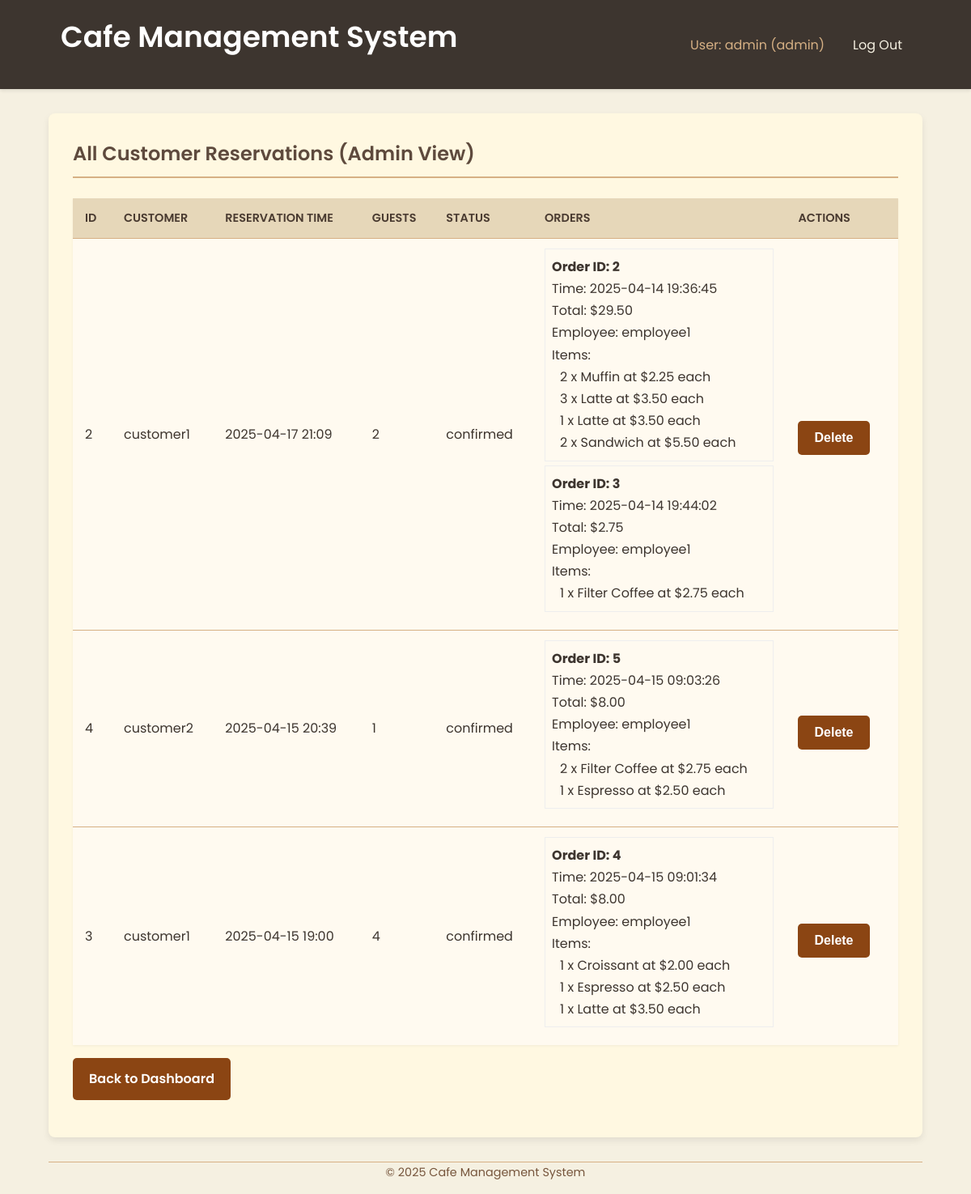
/admin/reservations (signed in), run on an earlier commit of the app's database.
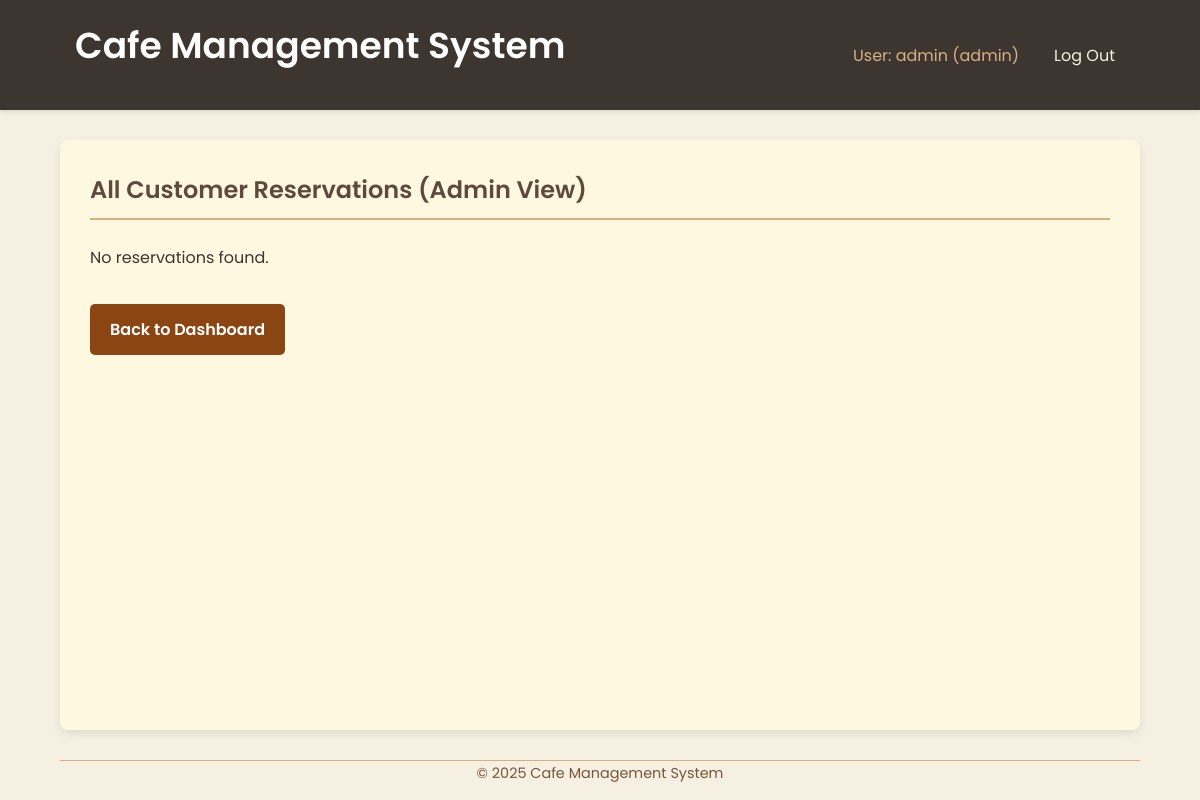
And on a later commit of the database.
### tables this page shows
CREATE TABLE reservations (
            id INTEGER PRIMARY KEY AUTOINCREMENT,
            customer_id INTEGER NOT NULL,
            reservation_time DATETIME NOT NULL,
            num_guests INTEGER NOT NULL,
            status TEXT DEFAULT 'confirmed', -- e.g., confirmed, completed, cancelled
            created_at TIMESTAMP DEFAULT CURRENT_TIMESTAMP,
            FOREIGN KEY (customer_id) REFERENCES users(id)
        );

CREATE TABLE users (
            id INTEGER PRIMARY KEY AUTOINCREMENT,
            username TEXT UNIQUE NOT NULL,
            password_hash TEXT NOT NULL,
            role TEXT NOT NULL CHECK(role IN ('customer', 'employee', 'admin')),
            loyalty_points INTEGER DEFAULT 0,
            created_at TIMESTAMP DEFAULT CURRENT_TIMESTAMP
        );

CREATE TABLE orders (
            id INTEGER PRIMARY KEY AUTOINCREMENT,
            reservation_id INTEGER, -- Can be NULL if it's a walk-in order not tied to a reservation
            employee_id INTEGER NOT NULL, -- Who took the order
            order_time TIMESTAMP DEFAULT CURRENT_TIMESTAMP,
            total_amount REAL NOT NULL,
            -- For simplicity, we store total amount. A real system would have an order_items table.
            FOREIGN KEY (reservation_id) REFERENCES reservations(id),
            FOREIGN KEY (employee_id) REFERENCES users(id)
        );

CREATE TABLE order_items (
            id INTEGER PRIMARY KEY AUTOINCREMENT,
            order_id INTEGER NOT NULL,
            item_name TEXT NOT NULL,
            quantity INTEGER NOT NULL,
            price_per_item REAL NOT NULL,
            FOREIGN KEY (order_id) REFERENCES orders(id) ON DELETE CASCADE -- Delete items if order is deleted
        );

### app.py (the view)
@app.route('/admin/reservations')
@login_required
@role_required('admin')
def admin_view_reservations():
    reservations = []
    db = get_db()
    if not db:
        return render_template('admin/view_reservations.html', reservations=[], error="Database connection failed")
    try:
        cursor = db.execute("""
            SELECT r.id, r.reservation_time, r.num_guests, r.status, u.username as customer_username
            FROM reservations r
            JOIN users u ON r.customer_id = u.id
            ORDER BY r.reservation_time DESC
        """)
        reservations_data = [dict(row) for row in cursor.fetchall()]
        for reservation in reservations_data:
            reservation_id = reservation['id']
            orders = []
            order_cursor = db.execute("""
                SELECT o.id as order_id, o.order_time, o.total_amount, u.username as employee_username
                FROM orders o
                JOIN users u ON o.employee_id = u.id
                WHERE o.reservation_id = ?
                ORDER BY o.order_time
            """, (reservation_id,))
            orders_data = [dict(row) for row in order_cursor.fetchall()]
            for order in orders_data:
                order_id = order['order_id']
                items_cursor = db.execute("""
                    SELECT item_name, quantity, price_per_item
                    FROM order_items
                    WHERE order_id = ?
                """, (order_id,))
                order['items'] = [dict(row) for row in items_cursor.fetchall()]
                orders.append(order)
            reservation['orders'] = orders
            reservations.append(reservation)
    except sqlite3.Error as e:
        print(f"DB Error fetching reservations with orders for admin: {e}")
        flash("Could not fetch reservation list with order details.", "danger")
    return render_template('admin/view_reservations.html', reservations=reservations)

### app.py (called while the page is built)
def get_db():
    if 'db' not in g:
        try:
            g.db = sqlite3.connect(DATABASE)
            g.db.row_factory = sqlite3.Row # Return rows as dictionary-like objects
            print("Database connection opened.")
        except sqlite3.Error as e:
            print(f"Database connection error: {e}")
            flash("Database connection error. Please try again later.", "danger")
            g.db = None # Ensure db is None if connection failed
    return g.db

@app.context_processor
def inject_current_year():
    return {'current_year': datetime.datetime.now().year}

def login_required(f):
    @wraps(f)
    def decorated_function(*args, **kwargs):
        if 'user_id' not in session:
            flash('Please log in to access this page.', 'warning')
            return redirect(url_for('login'))
        return f(*args, **kwargs)
    return decorated_function

### templates/admin/view_reservations.html (shortened to what this page needs)
{% extends 'base.html' %}
{% block content %}
  <h2>All Customer Reservations (Admin View)</h2>
  {% if reservations %}
    <table>
      <thead>
        <tr>
          <th>ID</th>
          <th>Customer</th>
          <th>Reservation Time</th>
          <th>Guests</th>
          <th>Status</th>
          <th>Orders</th>
          <th>Actions</th>
        </tr>
      </thead>
      <tbody>
        {% for reservation in reservations %}
          <tr>
            <td>{{ reservation['id'] }}</td>
            <td>{{ reservation['customer_username'] }}</td>
            <td>{{ reservation['reservation_time'].replace('T', ' ') }}</td>
            <td>{{ reservation['num_guests'] }}</td>
            <td>{{ reservation['status'] }}</td>
            <td>
              {% if reservation['orders'] %}
                <div style="margin-bottom: 10px;">
                  {% for order in reservation['orders'] %}
                    <div style="border: 1px solid #eee; padding: 8px; margin-bottom: 5px;">
                      <strong>Order ID: {{ order['order_id'] }}</strong><br>
                      Time: {{ order['order_time'] }}<br>
                      Total: ${{ "%.2f"|format(order['total_amount']) }}<br>
                      Employee: {{ order['employee_username'] }}<br>
                      Items:
                      <ul style="list-style-type: none; padding-left: 10px;">
                        {% for item in order['items'] %}
                          <li>{{ item['quantity'] }} x {{ item['item_name'] }} at ${{ "%.2f"|format(item['price_per_item']) }} each</li>
                        {% endfor %}
                      </ul>
                    </div>
                  {% endfor %}
                </div>
              {% else %}
                No orders for this reservation.
              {% endif %}
            </td>
            <td>
              <form action="{{ url_for('admin_delete_reservation', res_id=reservation['id']) }}" method="post" style="display: inline;">
                  <button type="submit" class="button-link-danger button-link-small" onclick="return confirm('Are you sure you want to delete reservation #{{ reservation['id'] }} and all associated orders? This cannot be undone.');">
                      Delete
                  </button>
              </form>
            </td>
          </tr>
        {% endfor %}
      </tbody>
    </table>
  {% else %}
    <p>No reservations found.</p>
  {% endif %}
  <p><a href="{{ url_for('admin_dashboard') }}" class="button-link mt-2">Back to Dashboard</a></p>
{% endblock %}

What changed in the data, as far as the page shows it:
removed reservations: id "2", customer_username "customer1", reservation_time.replace "2025-04-17 21:09", num_guests "2", status "confirmed"
removed orders: order_id "2", order_time "2025-04-14 19:36:45", total_amount "29.50", employee_username "employee1"
no longer on this page (row unchanged): order_items: quantity "2", item_name "Muffin", price_per_item "2.25"
no longer on this page (row unchanged): order_items: quantity "3", item_name "Latte", price_per_item "3.50", shown under "2"
no longer on this page (row unchanged): order_items: quantity "1", item_name "Latte", price_per_item "3.50", shown under "2"
no longer on this page (row unchanged): order_items: quantity "2", item_name "Sandwich", price_per_item "5.50"
removed orders: order_id "3", order_time "2025-04-14 19:44:02", total_amount "2.75", employee_username "employee1", shown under "2"
no longer on this page (row unchanged): order_items: quantity "1", item_name "Filter Coffee", price_per_item "2.75", shown under "3"
removed reservations: id "4", customer_username "customer2", reservation_time.replace "2025-04-15 20:39", num_guests "1", status "confirmed"
removed orders: order_id "5", order_time "2025-04-15 09:03:26", total_amount "8.00", employee_username "employee1", shown under "4"
no longer on this page (row unchanged): order_items: quantity "2", item_name "Filter Coffee", price_per_item "2.75", shown under "5"
no longer on this page (row unchanged): order_items: quantity "1", item_name "Espresso", price_per_item "2.50", shown under "5"
removed reservations: id "3", customer_username "customer1", reservation_time.replace "2025-04-15 19:00", num_guests "4", status "confirmed"
removed orders: order_id "4", order_time "2025-04-15 09:01:34", total_amount "8.00", employee_username "employee1", shown under "3"
no longer on this page (row unchanged): order_items: quantity "1", item_name "Croissant", price_per_item "2.00", shown under "4"
no longer on this page (row unchanged): order_items: quantity "1", item_name "Espresso", price_per_item "2.50", shown under "4"
no longer on this page (row unchanged): order_items: quantity "1", item_name "Latte", price_per_item "3.50", shown under "4"
Also different on the page:
text no longer shown: "ID CUSTOMER RESERVATION TIME GUESTS STATUS ORDERS ACTIONS"
text now shown: "No reservations found."
